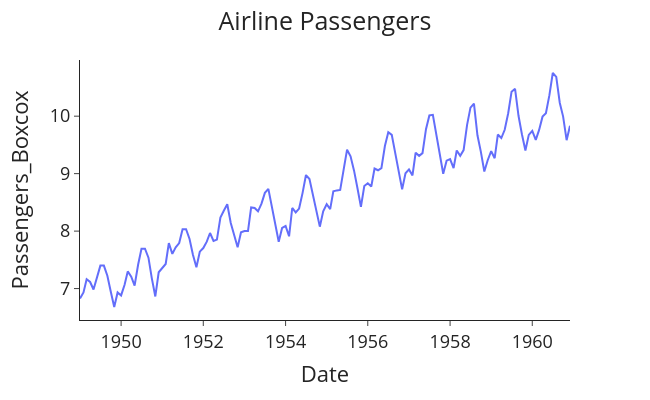

The cell this chart's notebook holds for it:
### Markdown cell above
The data is not stationary as there is a strong positive trend and the yearly seasonality fluctuations are increasing through time, hence the variance is increasing. For this modelling task we will be using the statsmodel package, which handily carries out differencing for us and produces a constant mean. However, we still need to apply the Box-Cox transform to retrieve a stabilised variance:

### Code cell
# Import packages 
from scipy.stats import boxcox

# Make the target variance stationary
data['Passengers_Boxcox'], lam = boxcox(data['#Passengers'])

# Plot the box-cox passenger data
plot_passenger_volumes(df=data, y='Passengers_Boxcox')

### Figure 1 — Plotly figure (JSON) as saved in the notebook; plotly's stock layout.template omitted (floating-point values rounded to 4 significant figures; data arrays with more than 128 entries replaced by an {"elided": "..."} marker saying what was removed)
{"data": [{"hovertemplate": "Date=%{x}<br>Passengers_Boxcox=%{y}<extra></extra>", "legendgroup": "", "line": {"color": "#636efa", "dash": "solid"}, "marker": {"symbol": "circle"}, "mode": "lines", "name": "", "orientation": "v", "showlegend": false, "type": "scatter", "x": {"elided": "144 str values"}, "xaxis": "x", "y": {"elided": "144 float values"}, "yaxis": "y"}], "layout": {"font": {"size": 18}, "height": 400, "legend": {"tracegroupgap": 0}, "margin": {"t": 60}, "title": {"text": "Airline Passengers", "x": 0.5}, "width": 650, "xaxis": {"anchor": "y", "domain": [0.0, 1.0], "title": {"text": "Date"}}, "yaxis": {"anchor": "x", "domain": [0.0, 1.0], "title": {"text": "Passengers_Boxcox"}}}}
